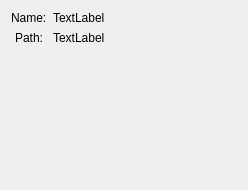
<?xml version="1.0" encoding="UTF-8"?>
<ui version="4.0">
 <class>DataArrayInformationDisplayWidget</class>
 <widget class="QWidget" name="DataArrayInformationDisplayWidget">
  <property name="geometry">
   <rect>
    <x>0</x>
    <y>0</y>
    <width>248</width>
    <height>190</height>
   </rect>
  </property>
  <property name="windowTitle">
   <string>Form</string>
  </property>
  <layout class="QFormLayout" name="formLayout">
   <property name="labelAlignment">
    <set>Qt::AlignCenter</set>
   </property>
   <property name="formAlignment">
    <set>Qt::AlignHCenter|Qt::AlignTop</set>
   </property>
   <item row="0" column="0">
    <widget class="QLabel" name="label">
     <property name="text">
      <string>Name:</string>
     </property>
    </widget>
   </item>
   <item row="0" column="1">
    <widget class="QLabel" name="nameText">
     <property name="text">
      <string>TextLabel</string>
     </property>
    </widget>
   </item>
   <item row="1" column="0">
    <widget class="QLabel" name="label_3">
     <property name="text">
      <string>Path:</string>
     </property>
    </widget>
   </item>
   <item row="1" column="1">
    <widget class="QLabel" name="pathText">
     <property name="text">
      <string>TextLabel</string>
     </property>
    </widget>
   </item>
  </layout>
 </widget>
 <resources/>
 <connections/>
</ui>
